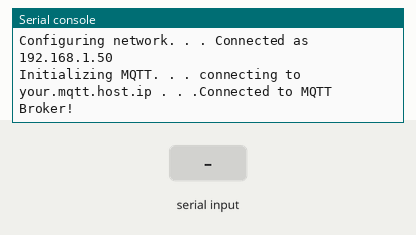
The program below on a simulated Raspberry Pi Pico running CircuitPython. On the bench: the last lines printed to the serial console. The inputs (shaded band) are chosen by the test bench. No MQTT or app messages arrive unless stated.

Above: at 2.9 s.
3.0 s: "1\n" received over the second serial link
At 4.9 s:
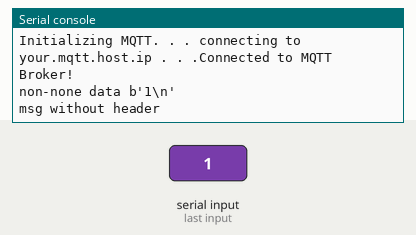
5.2 s: "0\n" received over the second serial link
At 6.5 s:
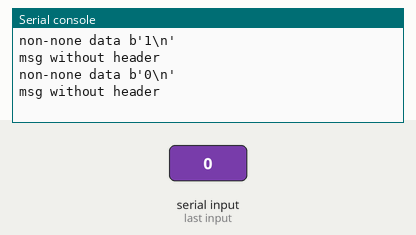
6.7 s: "2\n" received over the second serial link
At 7.4 s:
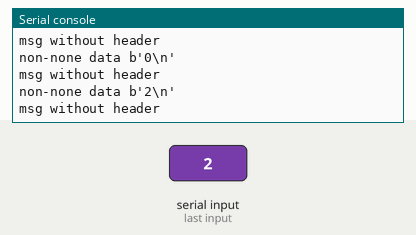

The program:

code.py
```python
import os
import ssl
import time
import wifi
import socketpool
import board
import busio
import microcontroller
import adafruit_minimqtt.adafruit_minimqtt as MQTT
import supervisor

def valid_header(d):
    headerValid = (d[0] == 0x16 and d[1] == 0x11 and d[2] == 0x0B)
    # debug
    if not headerValid:
        print("msg without header")
    return headerValid

measurements = [0, 0, 0, 0, 0]
measurement_idx = 0
last_pm2p5 = -1
last_temp = -1
last_rh = -1
last_press = -1

try:
    # Connect to stream
    uart = busio.UART(baudrate=9600, tx=board.GP12, rx=board.GP13)

    # Connect to WiFi
    print("Configuring network. . . ", end="")
    wifi.radio.connect(os.getenv('CIRCUITPY_WIFI_SSID'), os.getenv('CIRCUITPY_WIFI_PASSWORD'))
    pool = socketpool.SocketPool(wifi.radio)
    print("Connected as ", str(wifi.radio.ipv4_address))

    # MQTT Helpers
    def connect(mqtt_client, userdata, flags, rc):
        print("Connected to MQTT Broker!")
    def disconnect(mqtt_client, userdata, rc):
        print("Disconnected from MQTT Broker!")
    def subscribe(mqtt_client, userdata, topic, granted_qos):
        print("Subscribed to {0} with QOS level {1}".format(topic, granted_qos))
    def unsubscribe(mqtt_client, userdata, topic, pid):
        print("Unsubscribed from {0} with PID {1}".format(topic, pid))
    def publish(mqtt_client, userdata, topic, pid):
        print("Published {0}".format(topic))
        time.sleep(.1)
    def message(client, topic, message):
        print("New message on topic {0}: {1}".format(topic, message))

    # Set up a MiniMQTT Client
    print("Initializing MQTT. . ." , end="")
    mqtt_client = MQTT.MQTT(
        broker = os.getenv("mqtt_host"),
        username=os.getenv("mqtt_username"),
        password=os.getenv("mqtt_password"),
        socket_pool=pool,
    )

    # Connect callback handlers to mqtt_client
    mqtt_client.on_connect = connect
    mqtt_client.on_disconnect = disconnect
    mqtt_client.on_subscribe = subscribe
    mqtt_client.on_unsubscribe = unsubscribe
    mqtt_client.on_publish = publish
    mqtt_client.on_message = message

    print(" connecting to %s . . ." % mqtt_client.broker, end="")
    mqtt_client.connect()

    while True:
        data = uart.read(32)

        if data is not None:
            print("non-none data", data)
            v = valid_header(data)
            if v is True:
                measurement_idx = 0
                start_read = True
                if start_read is True and len(data) > 6:
                    pm25 = (data[5] << 8) | data[6]
                    measurements[measurement_idx] = pm25
                    if measurement_idx == 4:
                        start_read = False
                    measurement_idx = (measurement_idx + 1) % 5

                    if last_pm2p5 != measurements[0]:
                        last_pm2p5 = measurements[0]
                        print("Suspected PM2P5", last_pm2p5)
                        mqtt_client.publish(os.getenv('name') + "/pm2p5", last_pm2p5)
                    else:
                        print(measurements)


except Exception as e:
    print("Error:\n", str(e))
    print("Reloading supervisor in 5 seconds")
    time.sleep(5)
    supervisor.reload()
```

Measured:
- after the input at 3.0 s, the serial console: prints a new line after 0.70 s (image 1)
- after the input at 5.2 s, the serial console: prints a new line after 0.50 s (image 2)
- after the input at 6.7 s, the serial console: prints a new line at once (image 3)
